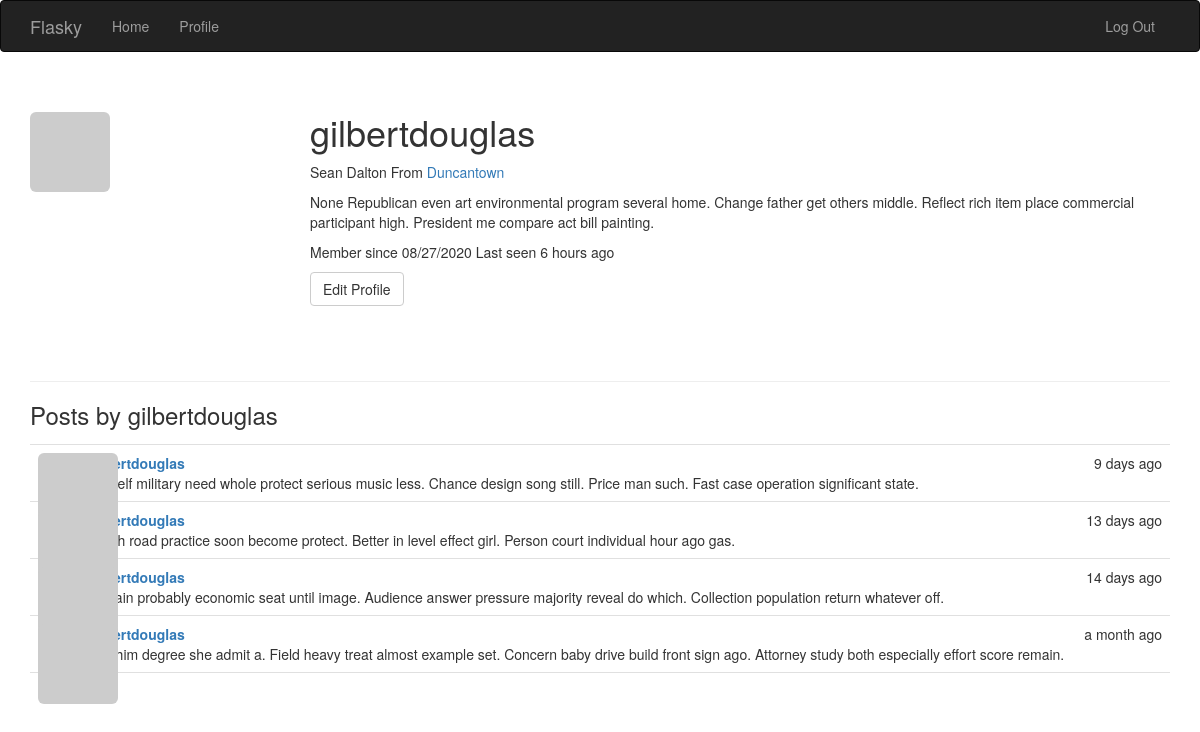
/user/gilbertdouglas (signed in), run on the app's committed database.
### app/models.py (models this page shows, shortened)
class User(UserMixin,db.Model):
    __tablename__='users'
    id = db.Column(db.Integer,primary_key=True)
    email = db.Column(db.String(64),unique=True,index=True)
    role_id = db.Column(db.Integer,db.ForeignKey('roles.id'))
    username = db.Column(db.String(64), unique=True, index=True)
    password_hash=db.Column(db.String(128))
    confirmed = db.Column(db.Boolean,default=False)
    name = db.Column(db.String(64))
    location = db.Column(db.String(64))
    about_me = db.Column(db.Text())
    member_since = db.Column(db.DateTime(),default=datetime.utcnow)
    last_seen = db.Column(db.DateTime(),default=datetime.utcnow)
    avatar_hash = db.Column(db.String(32))
    posts = db.relationship('Post',backref='author',lazy='dynamic')
    def can(self,perm):
        return self.role is not None and self.role.has_permission(perm)
    def is_administrator(self):
        return self.can(Permission.ADMIN)
    def ping(self):
        self.last_seen = datetime.utcnow()
        db.session.add(self)
        db.session.commit()
    def gravatar_hash(self):
        return hashlib.md5(self.email.lower().encode('utf-8')).hexdigest()
    def gravatar(self,size=100,default='identicon',ratting='g'):
        if request.is_secure:
            url = 'https://secure.gravatar.com/avatar'
        else:
            url = 'http://www.gravatar.com/avatar'
        hash = self.gravatar_hash() or self.avatar_hash
        return '{url}/{hash}?s={size}&d={default}&r={ratting}'.format(url=url,hash=hash,size=size,default=default,ratting=ratting)
    @property
    def password(self):
        raise AttributeError('password is not a readable attribute')

class Post(db.Model):
    __tablename__='posts'
    id = db.Column(db.Integer,primary_key=True)
    body = db.Column(db.Text)
    timestamp = db.Column(db.DateTime,index=True,default=datetime.utcnow)
    author_id = db.Column(db.Integer,db.ForeignKey('users.id'))

### app/main/views.py (the view)
@main.route('/user/<username>')
def user(username):
    user = User.query.filter_by(username=username).first_or_404()
    posts = user.posts.order_by(Post.timestamp.desc()).all()
    return render_template('user.html',user=user,posts=posts)

### app/auth/views.py (called while the page is built)
@auth.before_app_request
def before_request():
    if current_user.is_authenticated:
        current_user.ping()
        if not current_user.confirmed \
                and request.blueprint != 'auth' \
                and request.endpoint != 'static':
            return redirect(url_for('auth.unconfirmed'))

### app/main/__init__.py (called while the page is built)
@main.app_context_processor
def inject_permissions():
    return dict(Permission=Permission)

### app/models.py (called while the page is built)
@login_manager.user_loader
def load_user(user_id):
    return User.query.get(int(user_id))

    def has_permission(self,perm):
        return self.permissions & perm ==perm

### app/templates/user.html (shortened to what this page needs)
{% extends "base.html" %}
{% block styles %}
{{ super() }}
<link rel="stylesheet" href="{{ url_for('static', filename='styles.css') }}">
{% endblock %}
{% block page_content %}
<div class="page-header">
    <img class="img-rounded profile-thumbnail" src="{{ user.gravatar(size=256) }}">
    <div class="profile-header">
        <h1>{{ user.username }}</h1>
        {% if user.name or user.location %}
        <p>
            {% if user.name %}{{ user.name }}{% endif %}
            {% if user.location %}
                From <a href="http://maps.google.com/?q={{ user.location }}">
                    {{ user.location }}
                </a>
            {% endif %}
        </p>
        {% endif %}
        {% if user.about_me %}<p>{{ user.about_me }}</p>{% endif %}
        <p>
            Member since {{ moment(user.member_since).format('L') }}
            Last seen {{ moment(user.last_seen).fromNow() }}
        </p>
        {% if user==current_user %}
        <a class="btn btn-default" href="{{ url_for('main.edit_profile') }}">
            Edit Profile
        </a>
        {% endif %}
    </div>
</div>
<h3>Posts by {{ user.username }}</h3>
{% include '_posts.html' %}
{% endblock %}

### app/templates/_posts.html
<ul class="posts">
    {% for post in posts %}
    <li class="post">
        <div class="profile-thumbnail">
            <a href="{{ url_for('.user',username=post.author.username) }}">
                <img class="img-rounded profile-thumbnail" src="{{ post.author.gravatar(size=40) }}">
            </a>
        </div>
        <div class="post-date">{{ moment(post.timestamp).fromNow() }}</div>
        <div class="post-author">
            <a href="{{ url_for('.user',username=post.author.username) }}">
                {{ post.author.username }}
            </a>
        </div>
        <div class="post-body">{{ post.body }}</div>
    </li>
    {% endfor %}
</ul>

### app/static/styles.css (style rules this page uses)
.profile-thumbnail { position: absolute; }
.profile-header { min-height: 260px; margin-left: 280px; }
ul.posts { list-style-type: none; padding: 0px; margin: 16px 0px 0px 0px; border-top: 1px solid #e0e0e0; }
ul.posts li.post { padding: 8px; border-bottom: 1px solid #e0e0e0; }
div.post-date { float: right; }
div.post-author { font-weight: bold; margin-left: 50px; }
div.post-body { margin-left: 50px; }

### data on the page
User: username "gilbertdouglas", name "Sean Dalton", location "Duncantown", about_me "None Republican even art environmental program several home. Change father get others middle. Reflect rich item place commercial participant high. President me compare act bill painting.", member_since "08/27/2020", last_seen "6 hours ago"
Post: timestamp "9 days ago", author.username "gilbertdouglas", body "Herself military need whole protect serious music less. Chance design song still. Price man such. Fast case operation significant state."
Post: timestamp "13 days ago", author.username "gilbertdouglas", body "Finish road practice soon become protect. Better in level effect girl. Person court individual hour ago gas."
Post: timestamp "14 days ago", author.username "gilbertdouglas", body "Certain probably economic seat until image. Audience answer pressure majority reveal do which. Collection population return whatever off."
Post: timestamp "a month ago", author.username "gilbertdouglas", body "Left him degree she admit a. Field heavy treat almost example set. Concern baby drive build front sign ago. Attorney study both especially effort score remain."
